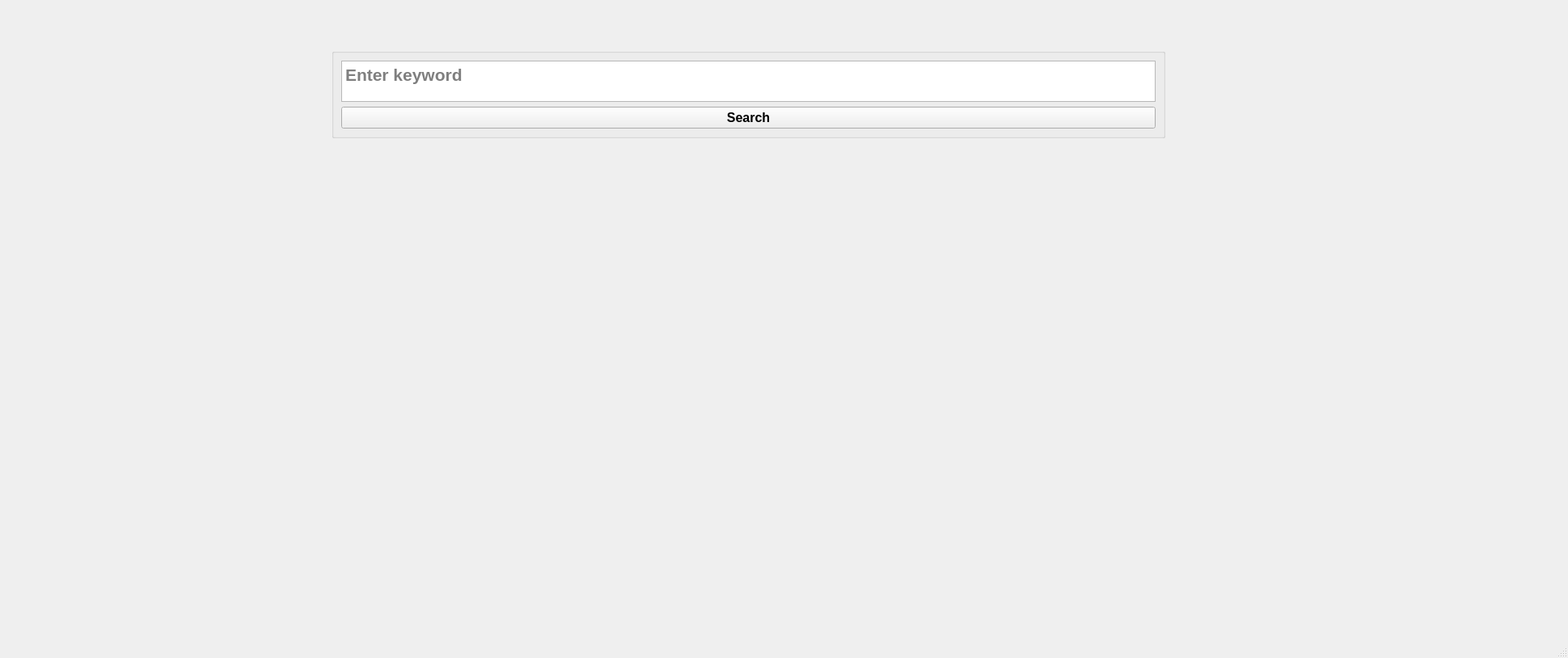
<?xml version="1.0" encoding="UTF-8"?>
<ui version="4.0">
 <class>MainWindow</class>
 <widget class="QMainWindow" name="MainWindow">
  <property name="geometry">
   <rect>
    <x>0</x>
    <y>0</y>
    <width>1939</width>
    <height>814</height>
   </rect>
  </property>
  <property name="windowTitle">
   <string>Image Search Engine</string>
  </property>
  <widget class="QWidget" name="centralwidget">
   <property name="toolTip">
    <string>&lt;html&gt;&lt;head/&gt;&lt;body&gt;&lt;p align=&quot;center&quot;&gt;&lt;br/&gt;&lt;/p&gt;&lt;/body&gt;&lt;/html&gt;</string>
   </property>
   <property name="layoutDirection">
    <enum>Qt::LeftToRight</enum>
   </property>
   <widget class="QGroupBox" name="groupBox">
    <property name="geometry">
     <rect>
      <x>410</x>
      <y>60</y>
      <width>1031</width>
      <height>111</height>
     </rect>
    </property>
    <property name="layoutDirection">
     <enum>Qt::LeftToRight</enum>
    </property>
    <property name="styleSheet">
     <string notr="true"/>
    </property>
    <property name="title">
     <string/>
    </property>
    <layout class="QVBoxLayout" name="verticalLayout">
     <item>
      <widget class="QTextEdit" name="textEdit">
       <property name="font">
        <font>
         <family>MS Sans Serif</family>
         <pointsize>16</pointsize>
         <weight>75</weight>
         <bold>true</bold>
        </font>
       </property>
       <property name="layoutDirection">
        <enum>Qt::LeftToRight</enum>
       </property>
       <property name="placeholderText">
        <string>Enter keyword</string>
       </property>
      </widget>
     </item>
     <item>
      <widget class="QPushButton" name="pushButton">
       <property name="font">
        <font>
         <family>MS Sans Serif</family>
         <pointsize>12</pointsize>
         <weight>75</weight>
         <bold>true</bold>
        </font>
       </property>
       <property name="layoutDirection">
        <enum>Qt::LeftToRight</enum>
       </property>
       <property name="text">
        <string>Search</string>
       </property>
      </widget>
     </item>
    </layout>
   </widget>
   <widget class="QLabel" name="label">
    <property name="geometry">
     <rect>
      <x>420</x>
      <y>170</y>
      <width>1021</width>
      <height>581</height>
     </rect>
    </property>
    <property name="text">
     <string/>
    </property>
   </widget>
   <widget class="QWidget" name="gridLayoutWidget">
    <property name="geometry">
     <rect>
      <x>420</x>
      <y>180</y>
      <width>1011</width>
      <height>581</height>
     </rect>
    </property>
    <layout class="QGridLayout" name="gridLayout"/>
   </widget>
  </widget>
  <widget class="QStatusBar" name="statusbar"/>
 </widget>
 <resources/>
 <connections/>
</ui>
